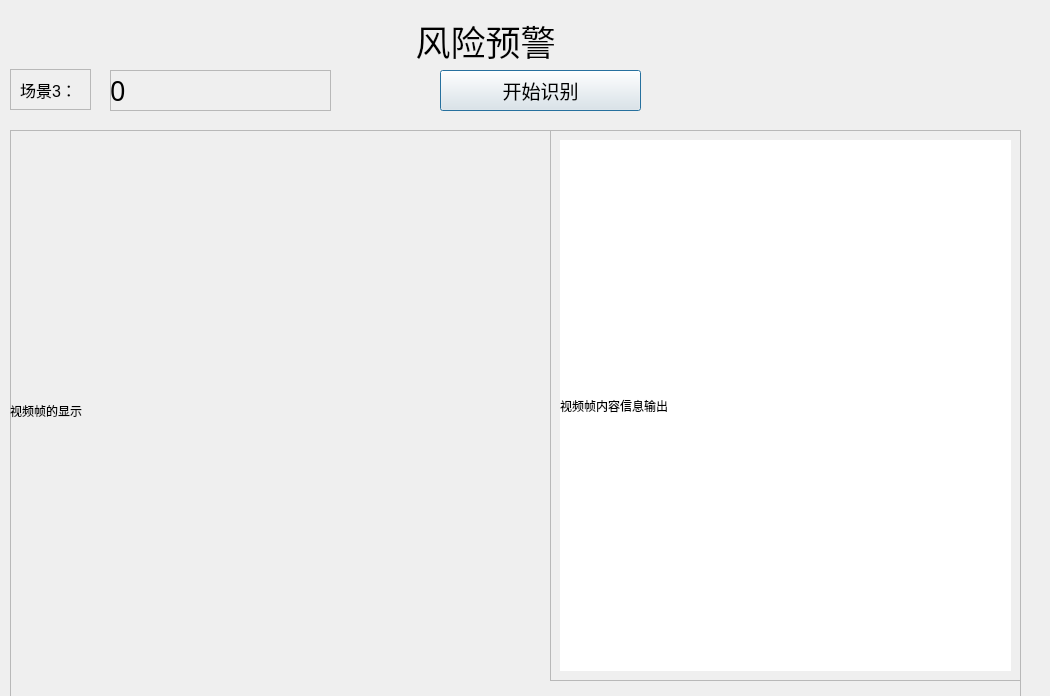
<?xml version="1.0" encoding="UTF-8"?>
<ui version="4.0">
 <class>Dialog</class>
 <widget class="QDialog" name="Dialog">
  <property name="geometry">
   <rect>
    <x>0</x>
    <y>0</y>
    <width>1050</width>
    <height>696</height>
   </rect>
  </property>
  <property name="windowTitle">
   <string>Dialog</string>
  </property>
  <widget class="QFrame" name="frame">
   <property name="geometry">
    <rect>
     <x>10</x>
     <y>130</y>
     <width>1011</width>
     <height>571</height>
    </rect>
   </property>
   <property name="frameShape">
    <enum>QFrame::StyledPanel</enum>
   </property>
   <property name="frameShadow">
    <enum>QFrame::Raised</enum>
   </property>
   <widget class="QLabel" name="video3">
    <property name="geometry">
     <rect>
      <x>0</x>
      <y>0</y>
      <width>491</width>
      <height>561</height>
     </rect>
    </property>
    <property name="text">
     <string>视频帧的显示</string>
    </property>
   </widget>
   <widget class="QScrollArea" name="scrollArea">
    <property name="geometry">
     <rect>
      <x>540</x>
      <y>0</y>
      <width>471</width>
      <height>551</height>
     </rect>
    </property>
    <property name="widgetResizable">
     <bool>true</bool>
    </property>
    <widget class="QWidget" name="scrollAreaWidgetContents">
     <property name="geometry">
      <rect>
       <x>0</x>
       <y>0</y>
       <width>469</width>
       <height>549</height>
      </rect>
     </property>
     <layout class="QVBoxLayout" name="verticalLayout">
      <item>
       <widget class="QLabel" name="introduction">
        <property name="styleSheet">
         <string notr="true">background-color: rgb(255, 255, 255)</string>
        </property>
        <property name="text">
         <string>视频帧内容信息输出</string>
        </property>
        <property name="wordWrap">
         <bool>true</bool>
        </property>
       </widget>
      </item>
     </layout>
    </widget>
   </widget>
  </widget>
  <widget class="QFrame" name="frame_2">
   <property name="geometry">
    <rect>
     <x>10</x>
     <y>69</y>
     <width>81</width>
     <height>41</height>
    </rect>
   </property>
   <property name="frameShape">
    <enum>QFrame::StyledPanel</enum>
   </property>
   <property name="frameShadow">
    <enum>QFrame::Raised</enum>
   </property>
   <widget class="QLabel" name="label3">
    <property name="geometry">
     <rect>
      <x>10</x>
      <y>0</y>
      <width>141</width>
      <height>41</height>
     </rect>
    </property>
    <property name="font">
     <font>
      <pointsize>12</pointsize>
     </font>
    </property>
    <property name="text">
     <string>场景3：</string>
    </property>
   </widget>
  </widget>
  <widget class="QFrame" name="frame_3">
   <property name="geometry">
    <rect>
     <x>110</x>
     <y>70</y>
     <width>221</width>
     <height>41</height>
    </rect>
   </property>
   <property name="frameShape">
    <enum>QFrame::StyledPanel</enum>
   </property>
   <property name="frameShadow">
    <enum>QFrame::Raised</enum>
   </property>
   <widget class="QLabel" name="general_num">
    <property name="geometry">
     <rect>
      <x>0</x>
      <y>0</y>
      <width>141</width>
      <height>41</height>
     </rect>
    </property>
    <property name="font">
     <font>
      <family>Adobe Arabic</family>
      <pointsize>20</pointsize>
     </font>
    </property>
    <property name="text">
     <string>0</string>
    </property>
   </widget>
  </widget>
  <widget class="QLabel" name="title">
   <property name="geometry">
    <rect>
     <x>170</x>
     <y>20</y>
     <width>631</width>
     <height>41</height>
    </rect>
   </property>
   <property name="font">
    <font>
     <pointsize>26</pointsize>
    </font>
   </property>
   <property name="text">
    <string>风险预警</string>
   </property>
   <property name="alignment">
    <set>Qt::AlignCenter</set>
   </property>
  </widget>
  <widget class="QPushButton" name="pushButton">
   <property name="geometry">
    <rect>
     <x>440</x>
     <y>70</y>
     <width>201</width>
     <height>41</height>
    </rect>
   </property>
   <property name="font">
    <font>
     <family>Adobe Arabic</family>
     <pointsize>14</pointsize>
    </font>
   </property>
   <property name="text">
    <string>开始识别</string>
   </property>
  </widget>
 </widget>
 <resources/>
 <connections>
  <connection>
   <sender>pushButton</sender>
   <signal>clicked()</signal>
   <receiver>Dialog</receiver>
   <slot>classifyPushButton()</slot>
   <hints>
    <hint type="sourcelabel">
     <x>256</x>
     <y>87</y>
    </hint>
    <hint type="destinationlabel">
     <x>469</x>
     <y>90</y>
    </hint>
   </hints>
  </connection>
 </connections>
 <slots>
  <slot>classifyPushButton()</slot>
 </slots>
</ui>
